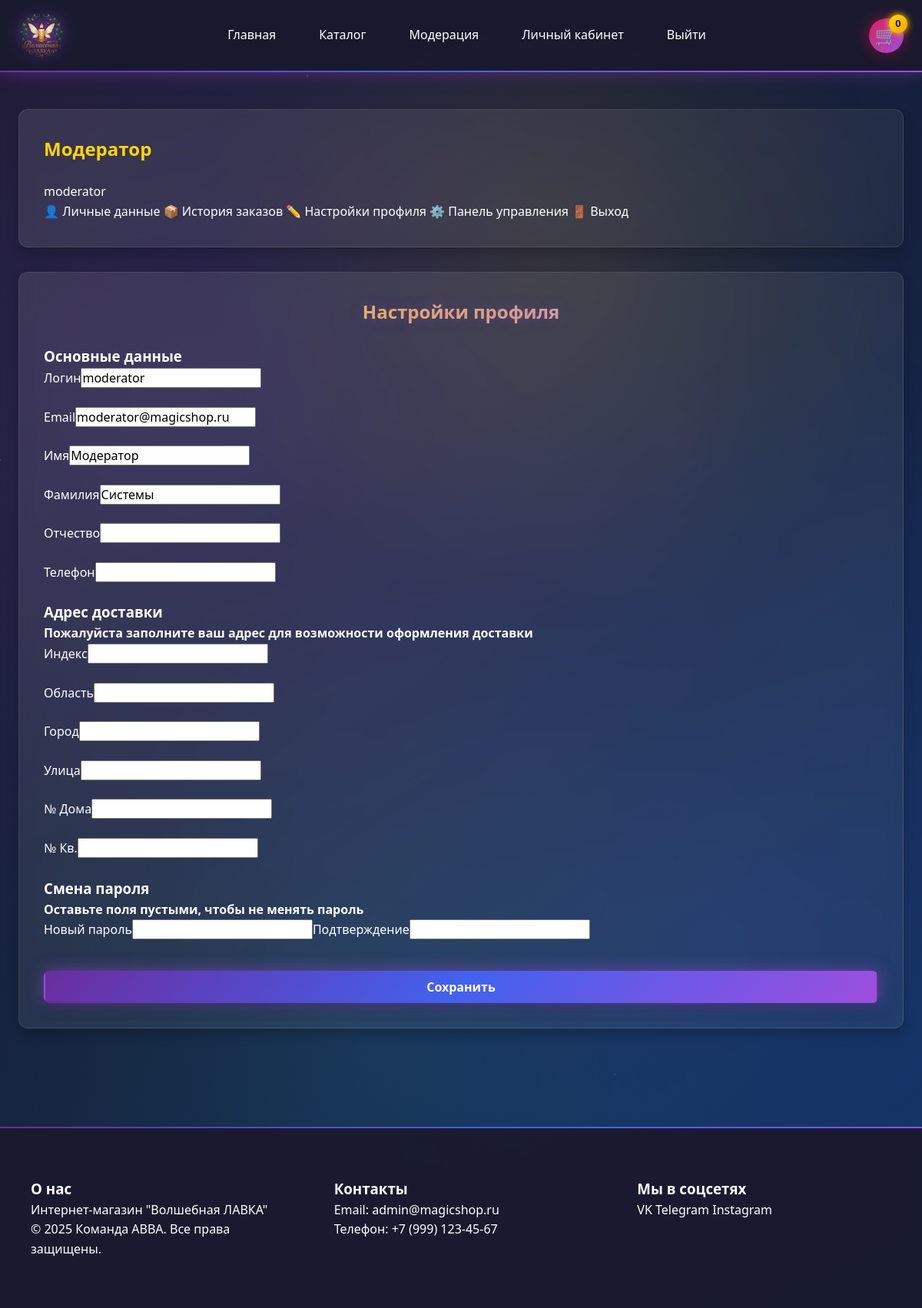
Page /users/edit_profile.php (signed in) on the committed database.
### tables this page shows
CREATE TABLE users (
    id INT PRIMARY KEY AUTO_INCREMENT,
    username VARCHAR(50) UNIQUE NOT NULL,
    password VARCHAR(255) NOT NULL,
    email VARCHAR(100) UNIQUE NOT NULL,
    first_name VARCHAR(50),
    last_name VARCHAR(50),
    middle_name VARCHAR(50),
    phone VARCHAR(20),
    zip_code VARCHAR(10),
    region VARCHAR(50),
    city VARCHAR(50),
    street VARCHAR(100),
    house VARCHAR(10),
    apartment VARCHAR(10),
    role ENUM('admin', 'moderator', 'customer') NOT NULL DEFAULT 'customer',
     
    last_login TIMESTAMP NULL DEFAULT NULL,
    failed_attempts INT DEFAULT 0,
    locked_until TIMESTAMP NULL DEFAULT NULL,
    created_at TIMESTAMP DEFAULT CURRENT_TIMESTAMP,
    
     
    INDEX idx_users_email (email),
    INDEX idx_users_username (username),
    INDEX idx_users_role (role)
);

### includes/config.php (called while the page is built, shortened)
<?php
function sanitize($input) {
    return htmlspecialchars($input ?? '', ENT_QUOTES | ENT_HTML5, 'UTF-8');
}
function e($str) {
    return sanitize($str);
}

### includes/functions.php (called while the page is built, shortened)
<?php
function getAdminContactInfo() {
    global $conn;
    $stmt = $conn->prepare("SELECT email, phone FROM users WHERE role = 'admin' LIMIT 1");
    $stmt->execute();
    return $stmt->get_result()->fetch_assoc();
}
?>

### users/edit_profile.php (the view, shortened to what this page needs)
<?php
require_once __DIR__ . '/../includes/header.php';
global $conn;
$uid = (int)$_SESSION['user_id'];
$stmt = $conn->prepare("SELECT * FROM users WHERE id = ?");
$stmt->bind_param("i", $uid);
$stmt->execute();
$current_user = $stmt->get_result()->fetch_assoc();
?>
<section class="section">
    <div class="container">
        <div class="profile-layout">
            <div class="profile-section">
                <div class="user-profile-header">
                    <h2><?php echo e($current_user['first_name'] ?? $current_user['username']); ?></h2>
                    <p><?php echo e($current_user['username']); ?></p>
                </div>
                <nav class="profile-nav">
                    <a href="/users/profile.php" class="profile-nav-link">👤 Личные данные</a>
                    <a href="/users/orders.php" class="profile-nav-link">📦 История заказов</a>
                    <a href="/users/edit_profile.php" class="profile-nav-link active">✏️ Настройки профиля</a>
                    <?php if (isset($_SESSION['role']) && in_array($_SESSION['role'], ['admin', 'moderator'])): ?>
                        <a href="/admin/index.php" class="profile-nav-link">⚙️ Панель управления</a>
                    <?php endif; ?>
                    <a href="/logout.php" class="profile-nav-link logout">🚪 Выход</a>
                </nav>
            </div>
            <div class="profile-section">
                <h2 class="section-title">Настройки профиля</h2>
                <form method="POST" class="auth-form">
                    <h3>Основные данные</h3>
                    <div class="form-group"><label>Логин</label><input type="text" name="username" value="<?php echo e($current_user['username']); ?>" required></div>
                    <div class="form-group"><label>Email</label><input type="email" name="email" value="<?php echo e($current_user['email']); ?>" required></div>
                    <div class="form-row">
                        <div class="form-group"><label>Имя</label><input type="text" name="first_name" value="<?php echo e($current_user['first_name'] ?? ''); ?>"></div>
                        <div class="form-group"><label>Фамилия</label><input type="text" name="last_name" value="<?php echo e($current_user['last_name'] ?? ''); ?>"></div>
                    </div>
                    <div class="form-group"><label>Отчество</label><input type="text" name="middle_name" value="<?php echo e($current_user['middle_name'] ?? ''); ?>"></div>
                    <div class="form-group"><label>Телефон</label><input type="tel" name="phone" value="<?php echo e($current_user['phone'] ?? ''); ?>"></div>
                    <h3>Адрес доставки</h3>
                    <h4>Пожалуйста заполните ваш адрес для возможности оформления доставки</h4>
                    <div class="form-row">
                        <div class="form-group"><label>Индекс</label><input type="text" name="zip_code" value="<?php echo e($current_user['zip_code'] ?? ''); ?>"></div>
                        <div class="form-group"><label>Область</label><input type="text" name="region" value="<?php echo e($current_user['region'] ?? ''); ?>"></div>
                    </div>
                    <div class="form-group"><label>Город</label><input type="text" name="city" value="<?php echo e($current_user['city'] ?? ''); ?>"></div>
                    <div class="form-group"><label>Улица</label><input type="text" name="street" value="<?php echo e($current_user['street'] ?? ''); ?>"></div>
                    <div class="form-row">
                        <div class="form-group"><label>№ Дома</label><input type="text" name="house" value="<?php echo e($current_user['house'] ?? ''); ?>"></div>
                        <div class="form-group"><label>№ Кв.</label><input type="text" name="apartment" value="<?php echo e($current_user['apartment'] ?? ''); ?>"></div>
                    </div>
                    <h3>Смена пароля</h3>
                    <h4>Оставьте поля пустыми, чтобы не менять пароль</h4>
                    <div class="form-group"><label>Новый пароль</label><input type="password" name="password"><label>Подтверждение</label><input type="password" name="password_confirm"></div>
                    <button type="submit" class="btn btn-primary btn-block">Сохранить</button>
                </form>
            </div>
        </div>
    </div>
</section>
<?php require_once __DIR__ . '/../includes/footer.php'; ?>

### includes/footer.php (shortened to what this page needs)
<?php
$admin_info = getAdminContactInfo();
?>
</main>
<footer>
<div class="footer-content">
    <div class="footer-section">
        <h3>О нас</h3>
        <p>Интернет-магазин "Волшебная ЛАВКА"</p>
        <p>&copy; 2025 Команда АВВА. Все права защищены.</p>
    </div>
    <div class="footer-section">
        <h3>Контакты</h3>
        <p>Email: <?php echo isset($admin_info['email']) && $admin_info['email'] !== '' ? sanitize($admin_info['email']) : 'info@magicshop.ru'; ?></p>
        <p>Телефон: <?php echo isset($admin_info['phone']) && $admin_info['phone'] !== '' ? sanitize($admin_info['phone']) : '+7 (999) 123-45-67'; ?></p>
    </div>
    <div class="footer-section">
        <h3>Мы в соцсетях</h3>
        <div class="social-links">
            <a href="#" class="social-link">VK</a>
            <a href="#" class="social-link">Telegram</a>
            <a href="#" class="social-link">Instagram</a>
        </div>
    </div>
</div>
</footer>
</body>
</html>

### rows in the picture
users: first_name "Модератор", username "moderator", email "moderator@magicshop.ru", last_name "Системы"
users: email "admin@magicshop.ru"

### other values in the picture
getBasketCount() "0"
